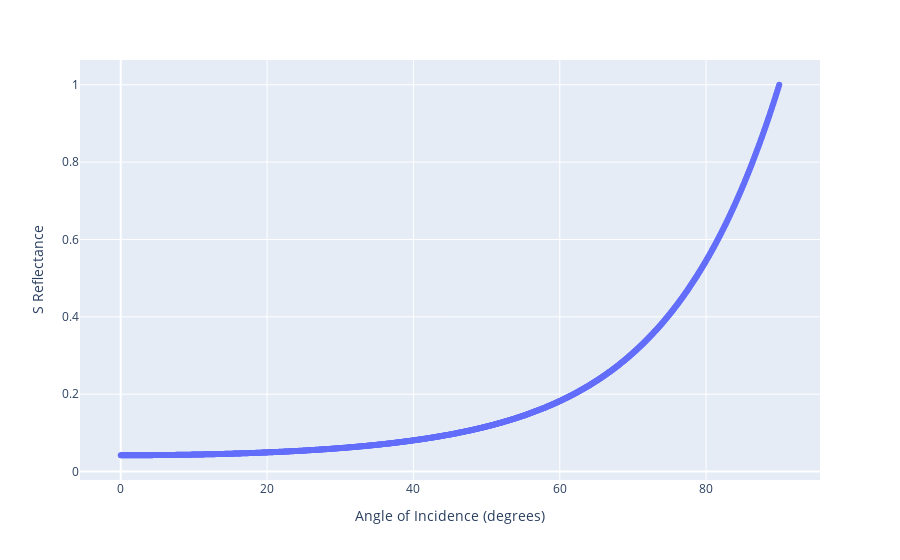

Notebook source saved alongside this figure:
### Markdown cell above
#### Orthogonal Polarization

### Code cell
sReflectance_plot = scatter(sReflectance_df, x = 'Angle of Incidence (degrees)',  y = 'S Reflectance')
sReflectance_plot

### Figure 1 — Plotly figure (JSON) as saved in the notebook; plotly's stock layout.template omitted (floating-point values rounded to 4 significant figures; data arrays with more than 128 entries replaced by an {"elided": "..."} marker saying what was removed)
{"data": [{"hovertemplate": "Angle of Incidence (degrees)=%{x}<br>S Reflectance=%{y}<extra></extra>", "legendgroup": "", "marker": {"color": "#636efa", "symbol": "circle"}, "mode": "markers", "name": "", "orientation": "v", "showlegend": false, "type": "scatter", "x": {"elided": "1000 float values"}, "xaxis": "x", "y": {"elided": "1000 float values"}, "yaxis": "y"}], "layout": {"legend": {"tracegroupgap": 0}, "margin": {"t": 60}, "xaxis": {"anchor": "y", "domain": [0, 1], "title": {"text": "Angle of Incidence (degrees)"}}, "yaxis": {"anchor": "x", "domain": [0, 1], "title": {"text": "S Reflectance"}}}}
